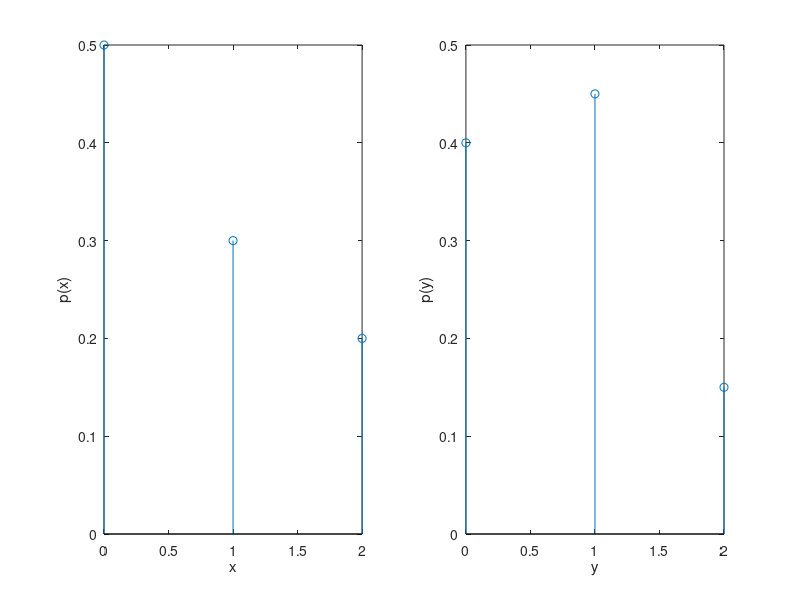

Recreate this plot in MATLAB.
%a)
xyi = [0, 1, 2];


pXY = [
    [0.3, 0.2, 0],
    [0.1, 0.15, 0.05],
    [0, 0.1, 0.1]
];

pX = sum(pXY, 2);
pY = sum(pXY, 1);

subplot(121);
stem(xyi, pX), xlabel('x'), ylabel('p(x)');


subplot(122);
stem(xyi, pY), xlabel('y'), ylabel('p(y)');

%%%%%%%%%%%%%%%%%%%%
%b)

E_X = sum(xyi * pX);
E_X2 = sum(xyi.^2 * pX);
VarX = E_X2 - E_X^2;


E_Y = sum(xyi .* pY);
E_Y2 = sum(xyi.^2 .* pY);
VarY = E_Y2 - E_Y^2;


%%%%%%%%%%%%%%%%%%%%
%c)

E_XY = sum(sum((xyi' * xyi) .* pXY));

E_XxY = E_X * E_Y;

Covar_XY = E_XY - E_XxY;


